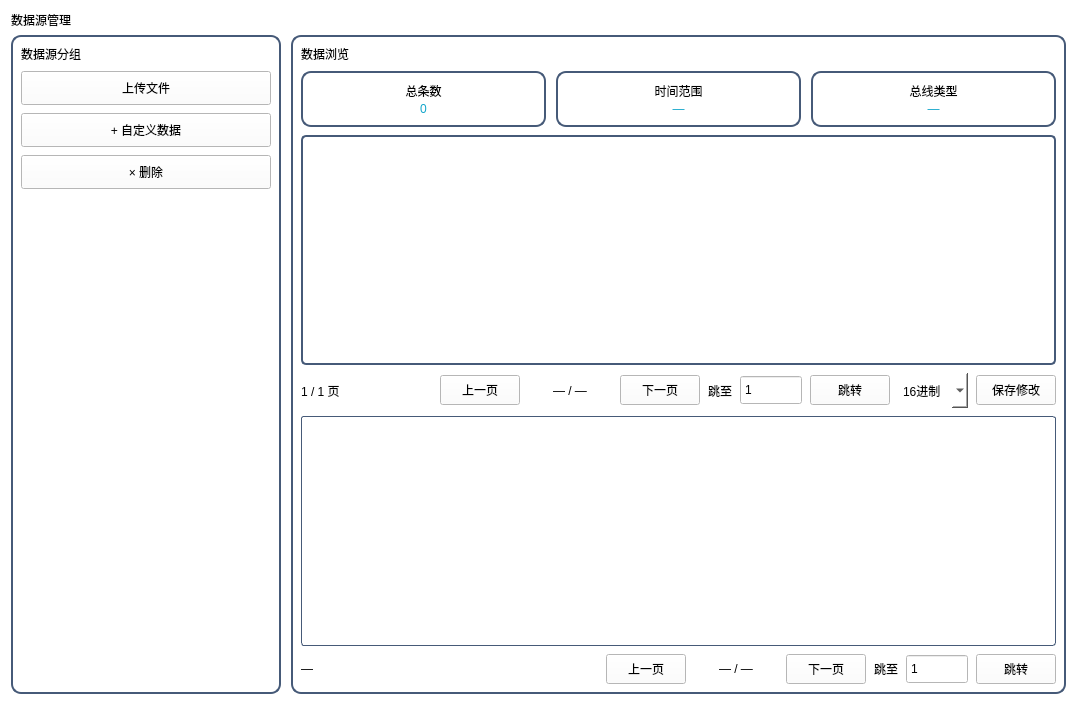
<?xml version="1.0" encoding="UTF-8"?>
<ui version="4.0">
 <class>wid_datasource</class>
 <widget class="QWidget" name="wid_datasource">
  <property name="geometry">
   <rect>
    <x>0</x>
    <y>0</y>
    <width>1077</width>
    <height>705</height>
   </rect>
  </property>
  <property name="styleSheet">
   <string notr="true">background-color: rgb(255, 255, 255);</string>
  </property>
  <layout class="QGridLayout" name="gridLayout_2">
   <item row="0" column="0">
    <widget class="QStackedWidget" name="stackedWidget">
     <property name="currentIndex">
      <number>0</number>
     </property>
     <widget class="QWidget" name="page">
      <layout class="QGridLayout" name="gridLayout">
       <property name="leftMargin">
        <number>0</number>
       </property>
       <property name="topMargin">
        <number>0</number>
       </property>
       <property name="rightMargin">
        <number>0</number>
       </property>
       <property name="bottomMargin">
        <number>0</number>
       </property>
       <property name="horizontalSpacing">
        <number>0</number>
       </property>
       <property name="verticalSpacing">
        <number>6</number>
       </property>
       <item row="0" column="0">
        <widget class="QLabel" name="pageTitle">
         <property name="styleSheet">
          <string notr="true">color: rgb(0, 0, 0);
background-color: rgb(255, 255, 255);
font: 75 14pt &quot;微软雅黑&quot;;</string>
         </property>
         <property name="text">
          <string>数据源管理</string>
         </property>
        </widget>
       </item>
       <item row="1" column="0">
        <layout class="QHBoxLayout" name="mainLayout">
         <property name="spacing">
          <number>10</number>
         </property>
         <item>
          <widget class="QFrame" name="sourceGroupPanel">
           <property name="minimumSize">
            <size>
             <width>270</width>
             <height>0</height>
            </size>
           </property>
           <property name="maximumSize">
            <size>
             <width>300</width>
             <height>16777215</height>
            </size>
           </property>
           <property name="styleSheet">
            <string notr="true">#sourceGroupPanel{
background-color: rgb(255, 255, 255);
border:2px solid rgb(70,90,120);
border-radius:10px;
font: 75 11pt &quot;微软雅黑&quot;;
}</string>
           </property>
           <layout class="QVBoxLayout" name="sourceGroupLayout">
            <property name="spacing">
             <number>8</number>
            </property>
            <property name="leftMargin">
             <number>8</number>
            </property>
            <property name="topMargin">
             <number>8</number>
            </property>
            <property name="rightMargin">
             <number>8</number>
            </property>
            <property name="bottomMargin">
             <number>8</number>
            </property>
            <item>
             <widget class="QLabel" name="groupTitle">
              <property name="styleSheet">
               <string notr="true">color: rgb(0,0,0);
font: 75 14pt &quot;微软雅黑&quot;;
background-color: rgb(255,255,255);</string>
              </property>
              <property name="text">
               <string>数据源分组</string>
              </property>
             </widget>
            </item>
            <item>
             <widget class="QPushButton" name="uploadButton">
              <property name="minimumSize">
               <size>
                <width>0</width>
                <height>34</height>
               </size>
              </property>
              <property name="styleSheet">
               <string notr="true">QPushButton{
border:1px solid rgb(70,90,120);
color: rgb(0,0,0);
border-radius:3px;
font: 75 11pt &quot;微软雅黑&quot;;
background-color: rgb(255,255,255);
}
QPushButton:hover{
color: rgb(25, 118, 210);
background-color: rgb(227, 236, 255);
};</string>
              </property>
              <property name="text">
               <string>上传文件</string>
              </property>
             </widget>
            </item>
            <item>
             <widget class="QPushButton" name="customButton">
              <property name="minimumSize">
               <size>
                <width>0</width>
                <height>34</height>
               </size>
              </property>
              <property name="styleSheet">
               <string notr="true">QPushButton{
border:1px solid rgb(70,90,120);
color: rgb(0,0,0);
border-radius:3px;
font: 75 11pt &quot;微软雅黑&quot;;
background-color: rgb(255,255,255);
}
QPushButton:hover{
color: rgb(25, 118, 210);
background-color: rgb(227, 236, 255);
};</string>
              </property>
              <property name="text">
               <string>+ 自定义数据</string>
              </property>
             </widget>
            </item>
            <item>
             <widget class="QPushButton" name="deleteButton">
              <property name="minimumSize">
               <size>
                <width>0</width>
                <height>34</height>
               </size>
              </property>
              <property name="styleSheet">
               <string notr="true">QPushButton{
border:1px solid rgb(70,90,120);
color: rgb(0,0,0);
border-radius:3px;
font: 75 11pt &quot;微软雅黑&quot;;
background-color: rgb(255,255,255);
}
QPushButton:hover{
color: rgb(25, 118, 210);
background-color: rgb(227, 236, 255);
};</string>
              </property>
              <property name="text">
               <string>× 删除</string>
              </property>
             </widget>
            </item>
            <item>
             <spacer name="groupSpacer">
              <property name="orientation">
               <enum>Qt::Vertical</enum>
              </property>
              <property name="sizeHint" stdset="0">
               <size>
                <width>20</width>
                <height>40</height>
               </size>
              </property>
             </spacer>
            </item>
           </layout>
          </widget>
         </item>
         <item>
          <widget class="QFrame" name="browserPanel">
           <property name="styleSheet">
            <string notr="true">#browserPanel{
background-color: rgb(255, 255, 255);
border:2px solid rgb(70,90,120);
border-radius:10px;
font: 75 11pt &quot;微软雅黑&quot;;
}</string>
           </property>
           <layout class="QVBoxLayout" name="browserLayout">
            <property name="spacing">
             <number>8</number>
            </property>
            <property name="leftMargin">
             <number>8</number>
            </property>
            <property name="topMargin">
             <number>8</number>
            </property>
            <property name="rightMargin">
             <number>8</number>
            </property>
            <property name="bottomMargin">
             <number>8</number>
            </property>
            <item>
             <widget class="QLabel" name="browserTitle">
              <property name="styleSheet">
               <string notr="true">color: rgb(0,0,0);
font: 75 14pt &quot;微软雅黑&quot;;
background-color: rgb(255,255,255);</string>
              </property>
              <property name="text">
               <string>数据浏览</string>
              </property>
             </widget>
            </item>
            <item>
             <layout class="QHBoxLayout" name="summaryLayout">
              <property name="spacing">
               <number>10</number>
              </property>
              <item>
               <widget class="QFrame" name="countCard">
                <property name="styleSheet">
                 <string notr="true">#countCard{
border:2px solid rgb(70,90,120);
border-radius:10px;
background-color: rgb(255,255,255);
}</string>
                </property>
                <layout class="QVBoxLayout" name="countLayout">
                 <property name="spacing">
                  <number>2</number>
                 </property>
                 <item>
                  <widget class="QLabel" name="countTitle">
                   <property name="styleSheet">
                    <string notr="true">color: rgb(0,0,0);
font: 75 12pt &quot;微软雅黑&quot;;
background-color: rgb(255,255,255);</string>
                   </property>
                   <property name="text">
                    <string>总条数</string>
                   </property>
                   <property name="alignment">
                    <set>Qt::AlignCenter</set>
                   </property>
                  </widget>
                 </item>
                 <item>
                  <widget class="QLabel" name="recordCountValue">
                   <property name="styleSheet">
                    <string notr="true">font: 75 12pt &quot;微软雅黑&quot;;
background-color: rgb(255,255,255);
color: rgb(18,165,202);
</string>
                   </property>
                   <property name="text">
                    <string>0</string>
                   </property>
                   <property name="alignment">
                    <set>Qt::AlignCenter</set>
                   </property>
                  </widget>
                 </item>
                </layout>
               </widget>
              </item>
              <item>
               <widget class="QFrame" name="timeCard">
                <property name="styleSheet">
                 <string notr="true">#timeCard{
border:2px solid rgb(70,90,120);
border-radius:10px;
background-color: rgb(255,255,255);
}</string>
                </property>
                <layout class="QVBoxLayout" name="timeLayout">
                 <property name="spacing">
                  <number>2</number>
                 </property>
                 <item>
                  <widget class="QLabel" name="timeTitle">
                   <property name="styleSheet">
                    <string notr="true">color: rgb(0,0,0);
font: 75 12pt &quot;微软雅黑&quot;;
background-color: rgb(255,255,255);</string>
                   </property>
                   <property name="text">
                    <string>时间范围</string>
                   </property>
                   <property name="alignment">
                    <set>Qt::AlignCenter</set>
                   </property>
                  </widget>
                 </item>
                 <item>
                  <widget class="QLabel" name="timeRangeValue">
                   <property name="styleSheet">
                    <string notr="true">font: 75 12pt &quot;微软雅黑&quot;;
background-color: rgb(255,255,255);
color: rgb(18,165,202);
</string>
                   </property>
                   <property name="text">
                    <string>—</string>
                   </property>
                   <property name="alignment">
                    <set>Qt::AlignCenter</set>
                   </property>
                  </widget>
                 </item>
                </layout>
               </widget>
              </item>
              <item>
               <widget class="QFrame" name="busCard">
                <property name="styleSheet">
                 <string notr="true">#busCard{
border:2px solid rgb(70,90,120);
border-radius:10px;
background-color: rgb(255,255,255);
}</string>
                </property>
                <layout class="QVBoxLayout" name="busLayout">
                 <property name="spacing">
                  <number>2</number>
                 </property>
                 <item>
                  <widget class="QLabel" name="busTitle">
                   <property name="styleSheet">
                    <string notr="true">color: rgb(0,0,0);
font: 75 12pt &quot;微软雅黑&quot;;
background-color: rgb(255,255,255);</string>
                   </property>
                   <property name="text">
                    <string>总线类型</string>
                   </property>
                   <property name="alignment">
                    <set>Qt::AlignCenter</set>
                   </property>
                  </widget>
                 </item>
                 <item>
                  <widget class="QLabel" name="busTypesValue">
                   <property name="styleSheet">
                    <string notr="true">font: 75 12pt &quot;微软雅黑&quot;;
background-color: rgb(255,255,255);
color: rgb(18,165,202);
</string>
                   </property>
                   <property name="text">
                    <string>—</string>
                   </property>
                   <property name="alignment">
                    <set>Qt::AlignCenter</set>
                   </property>
                  </widget>
                 </item>
                </layout>
               </widget>
              </item>
             </layout>
            </item>
            <item>
             <widget class="QTableWidget" name="dataSourceTable">
              <property name="styleSheet">
               <string notr="true">#dataSourceTable{
background-color: rgb(255,255,255);
border-left:2px solid rgb(70,90,120);
border-right:2px solid rgb(70,90,120);
border-bottom:2px solid rgb(70,90,120);
border-top:2px solid rgb(70,90,120);
border-radius:5px;
font: 75 11pt &quot;微软雅黑&quot;;
color: rgb(0,0,0);
gridline-color:rgb(70,90,120);
}
Qtablewidget::item{
border:1px solid rgb(70,90,120);
}</string>
              </property>
             </widget>
            </item>
            <item>
             <layout class="QHBoxLayout" name="pageLayout">
              <item>
               <widget class="QLabel" name="pageInfoLabel">
                <property name="text">
                 <string>1 / 1 页</string>
                </property>
               </widget>
              </item>
              <item>
               <spacer name="pageSpacer">
                <property name="orientation">
                 <enum>Qt::Horizontal</enum>
                </property>
                <property name="sizeHint" stdset="0">
                 <size>
                  <width>40</width>
                  <height>20</height>
                 </size>
                </property>
               </spacer>
              </item>
              <item>
               <widget class="QPushButton" name="sourcePrevButton">
                <property name="minimumSize">
                 <size>
                  <width>72</width>
                  <height>30</height>
                 </size>
                </property>
                <property name="styleSheet">
                 <string notr="true">QPushButton{
border:1px solid rgb(70,90,120);
color: rgb(255, 255, 255);
border-radius:3px;
font: 75 11pt &quot;微软雅黑&quot;;
background-color: rgb(153,217,234);
}
QPushButton:hover{
color: rgb(25, 118, 210);
background-color: rgb(227, 236, 255);
};</string>
                </property>
                <property name="text">
                 <string>上一页</string>
                </property>
               </widget>
              </item>
              <item>
               <widget class="QLabel" name="sourcePageLabel">
                <property name="minimumSize">
                 <size>
                  <width>84</width>
                  <height>0</height>
                 </size>
                </property>
                <property name="text">
                 <string>— / —</string>
                </property>
                <property name="alignment">
                 <set>Qt::AlignCenter</set>
                </property>
               </widget>
              </item>
              <item>
               <widget class="QPushButton" name="sourceNextButton">
                <property name="minimumSize">
                 <size>
                  <width>72</width>
                  <height>30</height>
                 </size>
                </property>
                <property name="styleSheet">
                 <string notr="true">QPushButton{
border:1px solid rgb(70,90,120);
color: rgb(255, 255, 255);
border-radius:3px;
font: 75 11pt &quot;微软雅黑&quot;;
background-color: rgb(153,217,234);
}
QPushButton:hover{
color: rgb(25, 118, 210);
background-color: rgb(227, 236, 255);
};</string>
                </property>
                <property name="text">
                 <string>下一页</string>
                </property>
               </widget>
              </item>
              <item>
               <widget class="QLabel" name="sourceJumpLabel">
                <property name="text">
                 <string>跳至</string>
                </property>
               </widget>
              </item>
              <item>
               <widget class="QSpinBox" name="sourceJumpSpinBox">
                <property name="minimumSize">
                 <size>
                  <width>62</width>
                  <height>30</height>
                 </size>
                </property>
                <property name="buttonSymbols">
                 <enum>QAbstractSpinBox::NoButtons</enum>
                </property>
                <property name="minimum">
                 <number>1</number>
                </property>
                <property name="maximum">
                 <number>1</number>
                </property>
               </widget>
              </item>
              <item>
               <widget class="QPushButton" name="sourceJumpButton">
                <property name="minimumSize">
                 <size>
                  <width>70</width>
                  <height>30</height>
                 </size>
                </property>
                <property name="styleSheet">
                 <string notr="true">QPushButton{
border:1px solid rgb(70,90,120);
color: rgb(255, 255, 255);
border-radius:3px;
font: 75 11pt &quot;微软雅黑&quot;;
background-color: rgb(153,217,234);
}
QPushButton:hover{
color: rgb(25, 118, 210);
background-color: rgb(227, 236, 255);
};</string>
                </property>
                <property name="text">
                 <string>跳转</string>
                </property>
               </widget>
              </item>
              <item>
               <widget class="QComboBox" name="displayBaseCombo">
                <property name="minimumSize">
                 <size>
                  <width>70</width>
                  <height>35</height>
                 </size>
                </property>
                <property name="styleSheet">
                 <string notr="true">border:1px solid rgb(70,90,120);
color: rgb(0,0,0);
border-radius:3px;
font: 75 11pt &quot;微软雅黑&quot;;
background-color: rgb(255,255,255);
border:none;</string>
                </property>
                <item>
                 <property name="text">
                  <string>16进制</string>
                 </property>
                </item>
                <item>
                 <property name="text">
                  <string>10进制</string>
                 </property>
                </item>
               </widget>
              </item>
              <item>
               <widget class="QPushButton" name="saveDataButton">
                <property name="minimumSize">
                 <size>
                  <width>70</width>
                  <height>30</height>
                 </size>
                </property>
                <property name="styleSheet">
                 <string notr="true">QPushButton{
border:1px solid rgb(70,90,120);
color: rgb(255, 255, 255);
border-radius:3px;
font: 75 11pt &quot;微软雅黑&quot;;
background-color: rgb(153,217,234);
}
QPushButton:hover{
color: rgb(25, 118, 210);
background-color: rgb(227, 236, 255);
};</string>
                </property>
                <property name="text">
                 <string>保存修改</string>
                </property>
               </widget>
              </item>
             </layout>
            </item>
            <item>
             <widget class="QTableWidget" name="dataSourceHexTable">
              <property name="minimumSize">
               <size>
                <width>0</width>
                <height>230</height>
               </size>
              </property>
              <property name="styleSheet">
               <string notr="true">#dataSourceHexTable{
background-color: rgb(255, 255, 255);
border:1px solid rgb(70,90,120);
border-radius:3px;
}</string>
              </property>
             </widget>
            </item>
            <item>
             <layout class="QHBoxLayout" name="hexPageLayout">
              <item>
               <widget class="QLabel" name="hexPageInfoLabel">
                <property name="text">
                 <string>—</string>
                </property>
               </widget>
              </item>
              <item>
               <spacer name="hexPageSpacer">
                <property name="orientation">
                 <enum>Qt::Horizontal</enum>
                </property>
                <property name="sizeHint" stdset="0">
                 <size>
                  <width>40</width>
                  <height>20</height>
                 </size>
                </property>
               </spacer>
              </item>
              <item>
               <widget class="QPushButton" name="hexPrevButton">
                <property name="minimumSize">
                 <size>
                  <width>72</width>
                  <height>30</height>
                 </size>
                </property>
                <property name="styleSheet">
                 <string notr="true">QPushButton{
border:1px solid rgb(70,90,120);
color: rgb(255, 255, 255);
border-radius:3px;
font: 75 11pt &quot;微软雅黑&quot;;
background-color: rgb(153,217,234);
}
QPushButton:hover{
color: rgb(25, 118, 210);
background-color: rgb(227, 236, 255);
};</string>
                </property>
                <property name="text">
                 <string>上一页</string>
                </property>
               </widget>
              </item>
              <item>
               <widget class="QLabel" name="hexPageLabel">
                <property name="minimumSize">
                 <size>
                  <width>84</width>
                  <height>0</height>
                 </size>
                </property>
                <property name="text">
                 <string>— / —</string>
                </property>
                <property name="alignment">
                 <set>Qt::AlignCenter</set>
                </property>
               </widget>
              </item>
              <item>
               <widget class="QPushButton" name="hexNextButton">
                <property name="minimumSize">
                 <size>
                  <width>72</width>
                  <height>30</height>
                 </size>
                </property>
                <property name="styleSheet">
                 <string notr="true">QPushButton{
border:1px solid rgb(70,90,120);
color: rgb(255, 255, 255);
border-radius:3px;
font: 75 11pt &quot;微软雅黑&quot;;
background-color: rgb(153,217,234);
}
QPushButton:hover{
color: rgb(25, 118, 210);
background-color: rgb(227, 236, 255);
};</string>
                </property>
                <property name="text">
                 <string>下一页</string>
                </property>
               </widget>
              </item>
              <item>
               <widget class="QLabel" name="hexJumpLabel">
                <property name="text">
                 <string>跳至</string>
                </property>
               </widget>
              </item>
              <item>
               <widget class="QSpinBox" name="hexJumpSpinBox">
                <property name="minimumSize">
                 <size>
                  <width>62</width>
                  <height>30</height>
                 </size>
                </property>
                <property name="buttonSymbols">
                 <enum>QAbstractSpinBox::NoButtons</enum>
                </property>
                <property name="minimum">
                 <number>1</number>
                </property>
                <property name="maximum">
                 <number>1</number>
                </property>
               </widget>
              </item>
              <item>
               <widget class="QPushButton" name="hexJumpButton">
                <property name="minimumSize">
                 <size>
                  <width>70</width>
                  <height>30</height>
                 </size>
                </property>
                <property name="styleSheet">
                 <string notr="true">QPushButton{
border:1px solid rgb(70,90,120);
color: rgb(255, 255, 255);
border-radius:3px;
font: 75 11pt &quot;微软雅黑&quot;;
background-color: rgb(153,217,234);
}
QPushButton:hover{
color: rgb(25, 118, 210);
background-color: rgb(227, 236, 255);
};</string>
                </property>
                <property name="text">
                 <string>跳转</string>
                </property>
               </widget>
              </item>
             </layout>
            </item>
           </layout>
          </widget>
         </item>
        </layout>
       </item>
      </layout>
     </widget>
     <widget class="QWidget" name="page_2">
      <layout class="QGridLayout" name="gridLayout_3"/>
     </widget>
    </widget>
   </item>
  </layout>
 </widget>
 <resources/>
 <connections/>
</ui>
